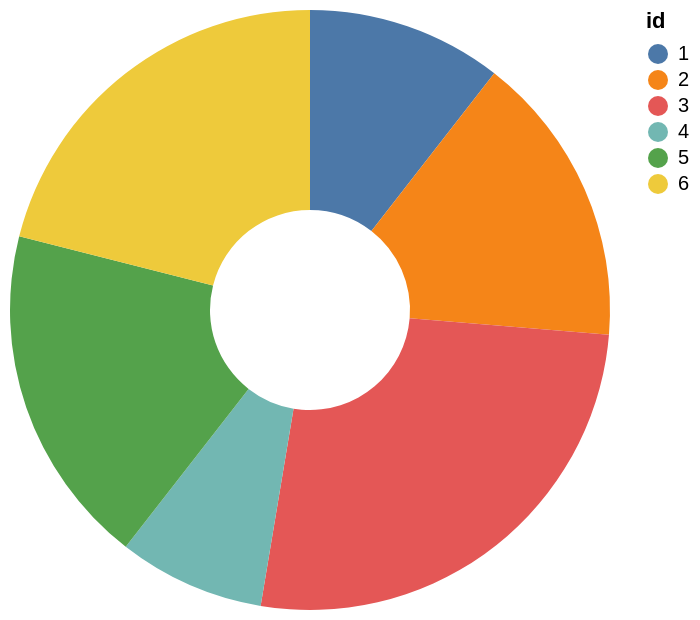

This figure's Vega-Lite source:
### Vega-Lite specification from a JSON file in a GitHub repository (floating-point values rounded to 4 significant figures)
{"$schema": "https://vega.github.io/schema/vega-lite/v4.json", "description": "A simple donut chart with embedded data.", "data": {"values": [{"id": 1, "field": 4}, {"id": 2, "field": 6}, {"id": 3, "field": 10}, {"id": 4, "field": 3}, {"id": 5, "field": 7}, {"id": 6, "field": 8}]}, "mark": {"type": "arc", "innerRadius": 50}, "encoding": {"theta": {"field": "field", "type": "quantitative"}, "color": {"field": "id", "type": "nominal"}}}
